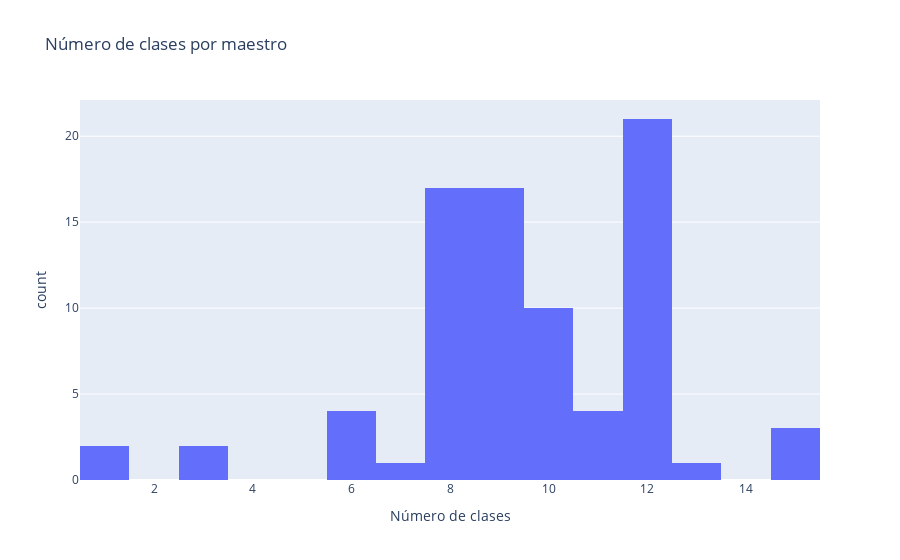

Notebook source saved alongside this figure:
### Code cell
clases = primero.groupby("Maestro")["CRN"].count().to_frame().sort_values(by="CRN", ascending=True)
px.histogram(clases, x="CRN", title="Número de clases por maestro", labels={"CRN":"Número de clases", "count":"Número de maestros"})

### Figure 1 — Plotly figure (JSON) as saved in the notebook; plotly's stock layout.template omitted (floating-point values rounded to 4 significant figures)
{"data": [{"alignmentgroup": "True", "bingroup": "x", "hovertemplate": "Número de clases=%{x}<br>count=%{y}<extra></extra>", "legendgroup": "", "marker": {"color": "#636efa", "pattern": {"shape": ""}}, "name": "", "offsetgroup": "", "orientation": "v", "showlegend": false, "type": "histogram", "x": [1, 1, 3, 3, 6, 6, 6, 6, 7, 8, 8, 8, 8, 8, 8, 8, 8, 8, 8, 8, 8, 8, 8, 8, 8, 8, 9, 9, 9, 9, 9, 9, 9, 9, 9, 9, 9, 9, 9, 9, 9, 9, 9, 10, 10, 10, 10, 10, 10, 10, 10, 10, 10, 11, 11, 11, 11, 12, 12, 12, 12, 12, 12, 12, 12, 12, 12, 12, 12, 12, 12, 12, 12, 12, 12, 12, 12, 12, 13, 15, 15, 15], "xaxis": "x", "yaxis": "y"}], "layout": {"barmode": "relative", "legend": {"tracegroupgap": 0}, "title": {"text": "Número de clases por maestro"}, "xaxis": {"anchor": "y", "domain": [0, 1], "title": {"text": "Número de clases"}}, "yaxis": {"anchor": "x", "domain": [0, 1], "title": {"text": "count"}}}}
